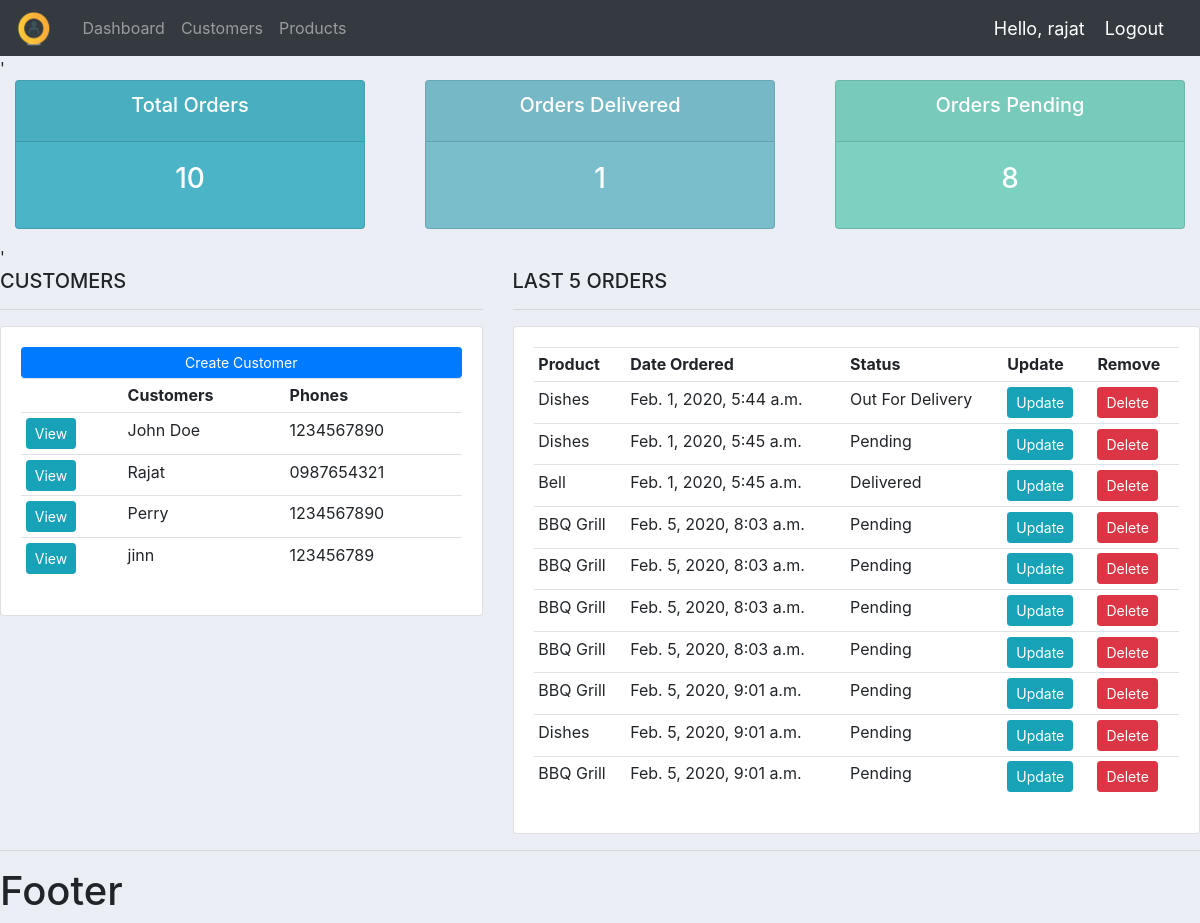
/accounts/ (signed in), run on the app's committed database.
### accounts/models.py (models this page shows, shortened)
class Customer(models.Model):
    name = models.CharField(max_length=200, null=True)
    phone = models.CharField(max_length=200, null=True)
    email = models.CharField(max_length=200, null=True)
    date_created = models.DateTimeField(auto_now_add=True, null=True)

class Order(models.Model):
    status = (
        ('Pending', 'Pending'),
        ('Out For Delivery', 'Out For Delivery'),
        ('Delivered', 'Delivered')
    )
    customer = models.ForeignKey(Customer, null=True, on_delete=models.SET_NULL)
    product = models.ForeignKey(Product, null=True, on_delete=models.SET_NULL)
    date_created = models.DateTimeField(auto_now_add=True, null=True)
    status = models.CharField(max_length=200, null=True, choices=status)

class Product(models.Model):
    category = (
        ('Indoor', 'Indoor'),
        ('Out Door', 'Out Door')
    )
    name = models.CharField(max_length=200, null=True)
    prize = models.FloatField(null=True)
    category = models.CharField(max_length=200, null=True,choices=category)
    description = models.CharField(max_length=200, null=True, blank=True)
    date_created = models.DateTimeField(auto_now_add=True, null=True)
    tags = models.ManyToManyField(Tag)

### accounts/views.py (the view)
# urls.py: path('', views.home, name="home"),
@login_required(login_url='login')
def home(request):
    order = Order.objects.all();
    customers = Customer.objects.all();
    totalOrders = len(Order.objects.all())
    ordersDeivered = len(Order.objects.filter(status='Delivered'))
    ordersPending = len(Order.objects.filter(status='Pending'))
    context = {
        'order': order,
        'customers': customers,
        'totalOrders': totalOrders,
        'ordersDelivered': ordersDeivered,
        'ordersPending': ordersPending
    }
    return render(request, 'accounts/dashboard.html', context)

### accounts/templates/accounts/dashboard.html
{% extends 'accounts/main.html' %}
{% block content %}
    '{% include 'accounts/status.html' %}'
    <br>
    <div class="row">
        <div class="col-md-5">
            <h5>CUSTOMERS</h5>
            <hr>
            <div class="card card-body">
                <a class="btn btn-primary btn-sm btn-block" href = ""> Create Customer</a>
                <table class = "table table-sm">
                    <tr>
                        <th></th>
                        <th>Customers</th>
                        <th>Phones</th>
                    </tr>
                    {% for i in customers %}
                        <tr>
                            <td><a href="{% url 'customers' i.id %}" class="btn btn-sm btn-info">View</a></td>
                            <td>{{ i.name }}</td>
                            <td>{{ i.phone }}</td>
                        </tr>
                    {% endfor %}
                </table>
            </div>
        </div>
        <div class="col-md-7">
            <h5>LAST 5 ORDERS</h5>
            <hr>
            <div class="card card-body">
                <table class="table table-sm">
                    <tr>
                        <th>Product</th>
                        <th>Date Ordered</th>
                        <th>Status</th>
                        <th>Update</th>
                        <th>Remove</th>
                    </tr>
                    {% for i in order %}
                    <tr>
                        <td>{{ i.product.name }}</td>
                        <td>{{ i.date_created }}</td>
                        <td>{{ i.status }}</td>
                        <td><a href="{% url 'update_order' i.id %}" class="btn btn-sm btn-info">Update</a></td>
                        <td><a href="{% url 'delete_order' i.id %}" class="btn btn-sm btn-danger">Delete</a></td>
                    </tr>
                    {% endfor %}
                </table>
            </div>
        </div>
    </div>
{% endblock %}

### accounts/templates/accounts/navbar.html (shortened to what this page needs)
{% load static %}
<nav class="navbar navbar-expand-lg navbar-dark bg-dark">
  <a class="navbar-brand" href="#"><img id="logo" src="{% static '/images/logo.png' %}"></a>
  <div class="collapse navbar-collapse" id="navbarNavAltMarkup">
    <div class="navbar-nav">
      <a class="nav-item nav-link" href="{% url 'home' %}">Dashboard</a>
      <a class="nav-item nav-link" href="#">Customers</a>
      <a class="nav-item nav-link" href="{% url 'products' %}">Products</a>
    </div>
  </div>
    <span class="hello-msg">Hello, {{ request.user }}</span>
    <span><a class="hello-msg" href="{% url 'logout' %}">Logout</a></span>
</nav>

### Static/css/main.css (style rules this page uses)
#logo { height: 100%; width: 100%; }
.navbar-brand { display: inline-block; height: 3%; width: 3%; margin: 0; padding:0; margin-right: 2%; }
body { background-color: #ebeff5; }

### accounts/templates/accounts/navbar.html (style rules this page uses)
.hello-msg { font-size: 18px; color: #fff; margin-right: 20px; }

### data on the page
Customer: name "John Doe", phone "1234567890"
Customer: name "Rajat", phone "0987654321"
Customer: name "Perry", phone "1234567890"
Customer: name "jinn", phone "123456789"
Order: product.name "Dishes", date_created "Feb. 1, 2020, 5:44 a.m.", status "Out For Delivery"
Order: product.name "Dishes", date_created "Feb. 1, 2020, 5:45 a.m.", status "Pending"
Order: product.name "Bell", date_created "Feb. 1, 2020, 5:45 a.m.", status "Delivered"
Order: product.name "BBQ Grill", date_created "Feb. 5, 2020, 8:03 a.m.", status "Pending"
Order: product.name "BBQ Grill", date_created "Feb. 5, 2020, 8:03 a.m.", status "Pending"
Order: product.name "BBQ Grill", date_created "Feb. 5, 2020, 8:03 a.m.", status "Pending"
Order: product.name "BBQ Grill", date_created "Feb. 5, 2020, 8:03 a.m.", status "Pending"
Order: product.name "BBQ Grill", date_created "Feb. 5, 2020, 9:01 a.m.", status "Pending"
Order: product.name "Dishes", date_created "Feb. 5, 2020, 9:01 a.m.", status "Pending"
Order: product.name "BBQ Grill", date_created "Feb. 5, 2020, 9:01 a.m.", status "Pending"

### other printed values
{{ request.user }} "rajat"
{{ totalOrders }} "10"
{{ ordersDelivered }} "1"
{{ ordersPending }} "8"
